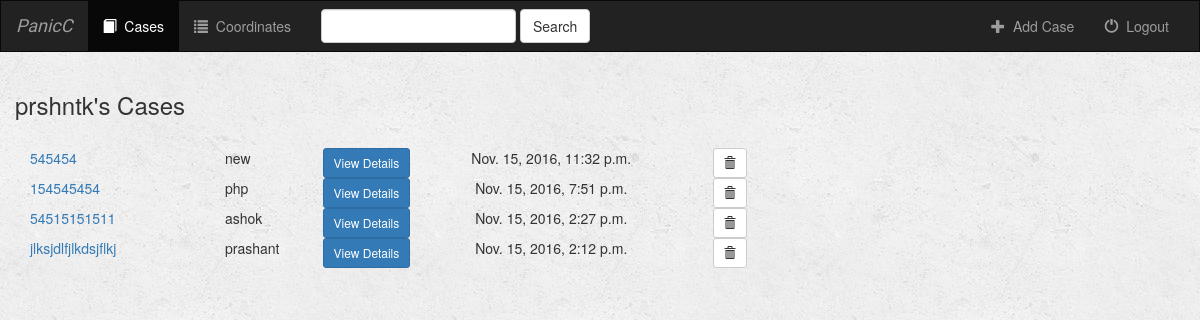
Page /case/ (signed in) on the earlier database version.
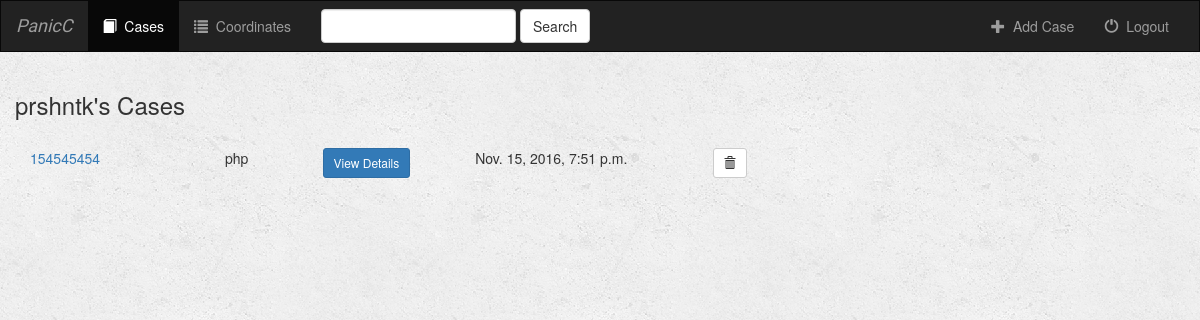
Same page on the later database version.
### case/models.py (models this page shows, shortened)
class Case(models.Model):  # to store information for a case, primary key being the case id
    user = models.ForeignKey(User, default=1)  # user will be a Foreign key for a case
    watch_id = models.CharField(max_length=250)
    victim_name = models.CharField(max_length=500)
    date_created = models.DateTimeField(default=datetime.datetime.now)

### case/views.py (the view)
def index(request):
    if not request.user.is_authenticated():  # check authentication
        return render(request, 'case/login.html')  # if not logged in, redirect to login page
    else:  # if logged in
        cases = Case.objects.filter(user=request.user).order_by('-date_created')  # find cases for the logged in user
        coordinate_results = Coordinate.objects.all()
        query = request.GET.get("q")
        if query:
            cases = cases.filter(
                Q(watch_id__icontains=query) |
                Q(victim_name__icontains=query)
            ).distinct()
            coordinate_results = coordinate_results.filter(
                Q(latitude__icontains=query)
            ).distinct()
            return render(request, 'case/index.html', {
                'cases': cases,
                'coordinates': coordinate_results,
            })
        else:
            return render(request, 'case/index.html', {'cases': cases})

### case/templates/case/index.html (shortened to what this page needs)
{% extends 'case/base.html' %}
{% block cases_active %}active{% endblock %}
{% block body %}
<div class="cases-container container-fluid">
    <div class="row">
        <div class="col-sm-12">
            <h3>{{ user.username }}'s Cases</h3><br/>
        </div>
        {% if cases %}
            {% for case in cases %}
                <div class="container">
                    <div class="row">
                        <div class="col-sm-2">
                            <a href="{% url 'case:detail' case.id %}">
                                {{ case.watch_id }}
                            </a>
                        </div>
                        <div class="col-sm-1">
                            {{ case.victim_name }}
                        </div>
                        <div class="col-sm-1" style="text-align: center">
                                <a href="{% url 'case:detail' case.id %}" class="btn btn-primary btn-sm" role="button">
                                    View Details
                                </a>
                        </div>
                        <div class="col-sm-3" style="text-align: center">
                            {{ case.date_created }}
                        </div>
                        <div class="col-sm-1">
                                <form action="{% url 'case:delete_case' case.id %}" method="post" style="display: inline;">
                                    <button type="submit" class="btn btn-default btn-sm">
                                        <span class="glyphicon glyphicon-trash"></span>
                                    </button>
                                </form>
                        </div>
                    </div>
                </div>
            {% endfor %}
        {% endif %}
    </div>
</div>
{% endblock %}

Differences in the rows shown:
removed Case: watch_id "545454", victim_name "new", date_created "Nov. 15, 2016, 11:32 p.m."
removed Case: watch_id "54515151511", victim_name "ashok", date_created "Nov. 15, 2016, 2:27 p.m."
removed Case: watch_id "jlksjdlfjlkdsjflkj", victim_name "prashant", date_created "Nov. 15, 2016, 2:12 p.m."
